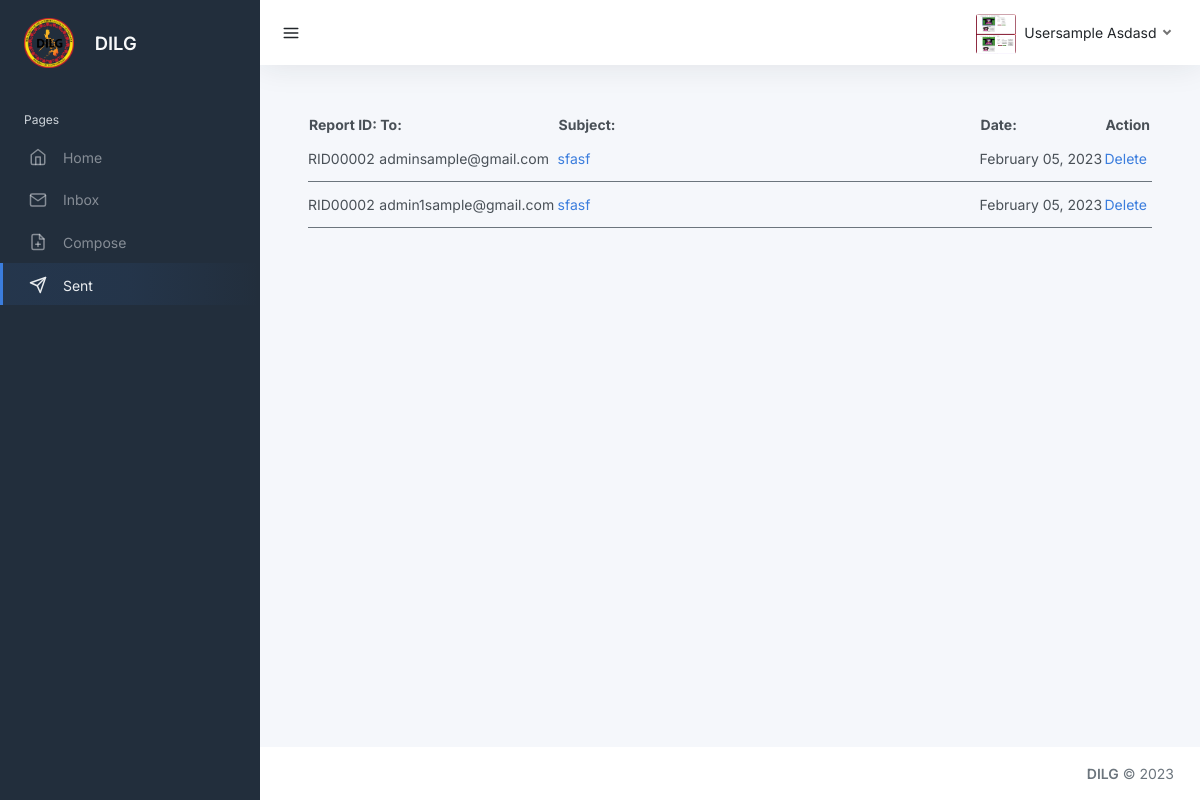
/users/sent-reports.php (signed in), run on the app's committed database.
### tables this page shows
CREATE TABLE `users` (
  `id` int(11) NOT NULL,
  `user_type` int(50) NOT NULL,
  `user_id` varchar(50) NOT NULL,
  `email` varchar(50) NOT NULL,
  `password` varchar(255) NOT NULL,
  `first_name` varchar(50) NOT NULL,
  `middle_name` varchar(50) NOT NULL,
  `last_name` varchar(50) NOT NULL,
  `date_of_birth` date NOT NULL,
  `address` varchar(255) NOT NULL,
  `barangay` varchar(50) NOT NULL,
  `barangay_id` varchar(50) NOT NULL,
  `dilg_id` varchar(100) NOT NULL,
  `image` blob NOT NULL,
  `date_time_created` datetime NOT NULL,
  `date_time_updated` datetime NOT NULL
);

CREATE TABLE `sent` (
  `id` int(11) NOT NULL,
  `user_id` varchar(50) NOT NULL,
  `report_id` varchar(50) NOT NULL,
  `from_user` varchar(50) NOT NULL,
  `to_user` varchar(50) NOT NULL,
  `barangay` varchar(10000) NOT NULL,
  `subject` varchar(50) NOT NULL,
  `opr` varchar(100) NOT NULL,
  `message` longtext NOT NULL,
  `duration` varchar(50) NOT NULL,
  `pdf_files` blob NOT NULL,
  `status` int(225) NOT NULL,
  `notif_status` int(11) NOT NULL,
  `date_start` datetime NOT NULL,
  `date_end` datetime NOT NULL,
  `deadline` int(11) NOT NULL,
  `date_created` date NOT NULL,
  `time_created` time NOT NULL,
  `date_updated` date NOT NULL,
  `time_updated` time NOT NULL
);

### users/sent-reports.php (the view, shortened to what this page needs)
<?php
include('../connection.php');
$email = $_SESSION['email'];
$user_id = $_SESSION['user_id'];
?>
<!DOCTYPE html>
<html lang="en">
<head>
	<link href="../src/css/template-2.css" rel="stylesheet">
	<link href="../src/css/preloader.css" rel="stylesheet">
</head>
<body>
	<div class="wrapper">
		<nav id="sidebar" class="sidebar js-sidebar">
			<div class="sidebar-content js-simplebar">
				<a class="sidebar-brand" href="index.html">
          <img src="../src/img/dilg.png" height="50" alt="">
          <span class="ms-3 align-middle">DILG</span>
        </a>
				<ul class="sidebar-nav">
					<li class="sidebar-header">
						Pages
					</li>
					<li class="sidebar-item">
						<a class="sidebar-link" href="home.php">
              <i class="align-middle" data-feather="home"></i> <span class="align-middle">Home</span>
            </a>
					</li>
					<li class="sidebar-item">
						<a class="sidebar-link" href="view-report.php">
              <i class="align-middle" data-feather="mail"></i> <span class="align-middle">Inbox</span>
            </a>
					</li>
					<li class="sidebar-item">
						<a class="sidebar-link" href="add-report.php">
              <i class="align-middle" data-feather="file-plus"></i> <span class="align-middle">Compose</span>
            </a>
					</li>
					<li class="sidebar-item active">
						<a class="sidebar-link" href="sent-reports.php">
              <i class="align-middle" data-feather="send"></i> <span class="align-middle">Sent</span>
            </a>
					</li>
				</ul>
			</div>
		</nav>
		<div class="main">
			<nav class="navbar navbar-expand navbar-light navbar-bg">
				<a class="sidebar-toggle js-sidebar-toggle">
                    <i class="align-self-center text-dark" data-feather="menu"></i>
                </a>
				<div class="navbar-collapse collapse">
					<ul class="navbar-nav navbar-align">
						<li class="nav-item dropdown">
							<?php
							$query_image = "SELECT first_name, last_name, image FROM users WHERE user_id = '$user_id'";
							$run_image = mysqli_query($conn,$query_image);
							if(mysqli_num_rows($run_image) > 0) {
							foreach($run_image as $row_image){
								?>
								<a class="nav-link dropdown-toggle d-none d-sm-inline-block" href="#" data-bs-toggle="dropdown">
                  <img src="<?php echo "Images/" . $row_image['image']?>" alt="user" class="avatar img-fluid rounded me-1"/> <span class="text-dark"><?= $row_image['first_name'] .' '. $row_image['last_name'] ?></span>
								</a>
								<?php
							}
							}
							?>
						</li>
					</ul>
				</div>
			</nav>
			<main class="content">
				<div class="container-fluid p-0">
					<div class="row">
						<div class="col-xl-12 col-xxl-12 d-flex">
							<div class="w-100">
								<div class="row">
									<div class="col-lg-12">
										<table class="w-100">
											<thead>
												<tr>
													<th>Report ID:</th>
													<th>To:</th>
													<th>Subject:</th>
													<th>Date:</th>
													<th>Action</th>
												</tr>
											</thead>
											<tbody id="result_sent">
												<?php
												$query_sent_reports = "SELECT * FROM sent WHERE from_user ='$email'";
												$run_reports = mysqli_query($conn, $query_sent_reports);
												if (mysqli_num_rows($run_reports) > 0) {
													foreach ($run_reports as $row) {
												?>
														<tr class="border-bottom border-secondary">
															<td><?php echo $row['report_id'] ?></td>
															<td><?php echo $row['to_user'] ?></td>
															<td style="width: 50%;"><a href="view-single-report.php?report_id=<?php echo $row['report_id'] ?>&to_user=<?php echo $row['to_user']?>"><?php echo $row['subject'] ?></a></td>
															<td>
																<?php
																$date = date_create($row['date_created']);
																echo date_format($date, "F d, Y");
																?>
															</td>
															<td><a href="delete-sent.php?report_id=<?php echo $row['report_id'] ?>">Delete</a></td>
														</tr>
												<?php
													}
												}
												?>
											</tbody>
										</table>
									</div>
								</div>
							</div>
						</div>
					</div>
				</div>
			</main>
			<footer class="footer">
				<div class="container-fluid">
					<div class="row text-muted">
						<div class="col-12 text-end">
							<p class="mb-0 text-muted">
								<strong>DILG</strong> &copy; 2023
							</p>
						</div>
					</div>
				</div>
			</footer>
		</div>
	</div>
</body>
</html>

### users/sent-reports.php (style rules this page uses)
td { padding: 12px 0; }

### data on the page
users: image (picture), first_name "Usersample", last_name "Asdasd"
sent: report "RID00002", to_user "adminsample@gmail.com", subject "sfasf", date_created "February 05, 2023"
sent: report "RID00002", to_user "admin1sample@gmail.com", subject "sfasf", date_created "February 05, 2023"
